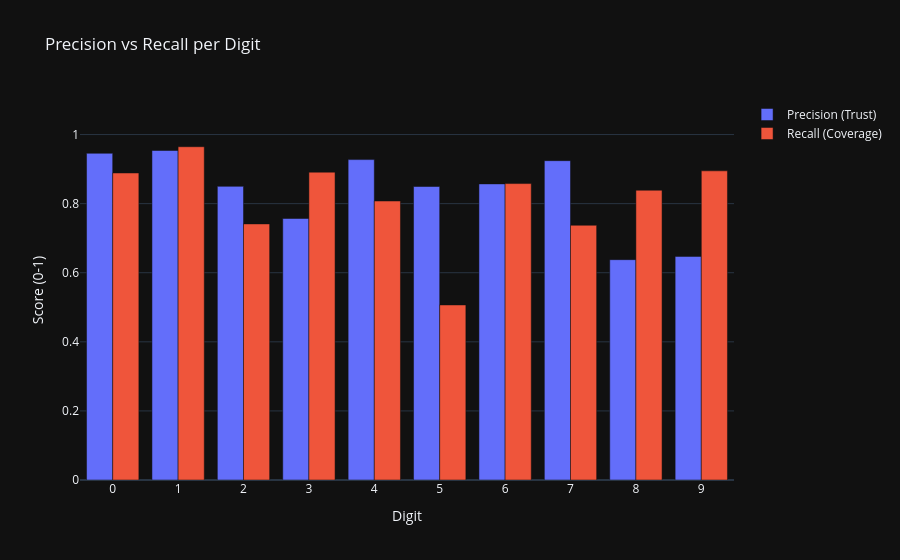

Notebook cell for this chart:
### Code cell
digits = [str(i) for i in range(10)]

fig = go.Figure()
fig.add_trace(go.Bar(x=digits, y=precision, name="Precision (Trust)"))
fig.add_trace(go.Bar(x=digits, y=recall, name="Recall (Coverage)"))

fig.update_layout(
    title="Precision vs Recall per Digit",
    barmode="group",
    yaxis_range=[0, 1.1],
    xaxis_title="Digit",
    yaxis_title="Score (0-1)",
)
fig.show()

### Figure 1 — Plotly figure (JSON) as saved in the notebook; plotly's stock layout.template omitted (floating-point values rounded to 4 significant figures)
{"data": [{"name": "Precision (Trust)", "type": "bar", "x": ["0", "1", "2", "3", "4", "5", "6", "7", "8", "9"], "y": [0.9457, 0.9538, 0.85, 0.7569, 0.9275, 0.8496, 0.8571, 0.9244, 0.6378, 0.6473]}, {"name": "Recall (Coverage)", "type": "bar", "x": ["0", "1", "2", "3", "4", "5", "6", "7", "8", "9"], "y": [0.8888, 0.9648, 0.7413, 0.8911, 0.8075, 0.5067, 0.858, 0.7374, 0.8388, 0.8949]}], "layout": {"barmode": "group", "title": {"text": "Precision vs Recall per Digit"}, "xaxis": {"title": {"text": "Digit"}}, "yaxis": {"range": [0, 1.1], "title": {"text": "Score (0-1)"}}}}
